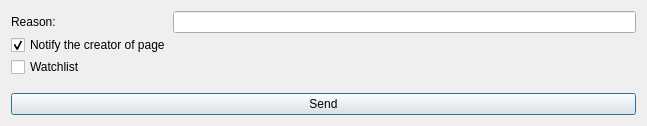
<?xml version="1.0" encoding="UTF-8"?>
<ui version="4.0">
 <class>ProdWn</class>
 <widget class="QDialog" name="ProdWn">
  <property name="geometry">
   <rect>
    <x>0</x>
    <y>0</y>
    <width>647</width>
    <height>126</height>
   </rect>
  </property>
  <property name="windowTitle">
   <string>Dialog</string>
  </property>
  <layout class="QVBoxLayout" name="verticalLayout">
   <item>
    <layout class="QFormLayout" name="formLayout">
     <property name="fieldGrowthPolicy">
      <enum>QFormLayout::AllNonFixedFieldsGrow</enum>
     </property>
     <property name="horizontalSpacing">
      <number>2</number>
     </property>
     <property name="verticalSpacing">
      <number>2</number>
     </property>
     <item row="0" column="0">
      <widget class="QLabel" name="label">
       <property name="text">
        <string>Reason:</string>
       </property>
      </widget>
     </item>
     <item row="0" column="1">
      <widget class="QLineEdit" name="lineEdit"/>
     </item>
     <item row="1" column="0">
      <widget class="QCheckBox" name="checkBox">
       <property name="text">
        <string>Notify the creator of page</string>
       </property>
       <property name="checked">
        <bool>true</bool>
       </property>
      </widget>
     </item>
     <item row="2" column="0">
      <widget class="QCheckBox" name="checkBox_2">
       <property name="text">
        <string>Watchlist</string>
       </property>
      </widget>
     </item>
    </layout>
   </item>
   <item>
    <widget class="QPushButton" name="pushButton">
     <property name="text">
      <string>Send</string>
     </property>
    </widget>
   </item>
  </layout>
 </widget>
 <resources/>
 <connections/>
</ui>
